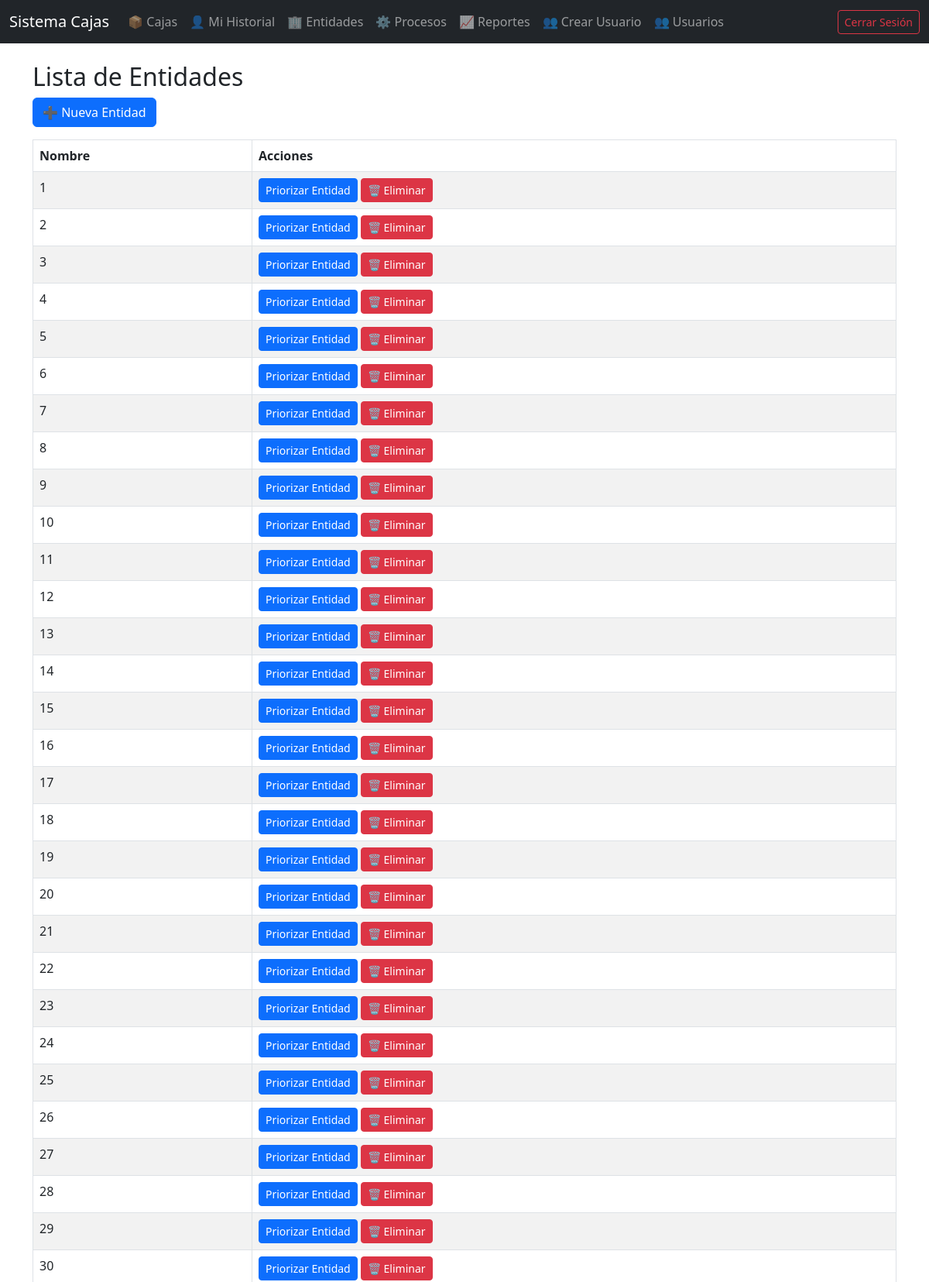
Page /entidades/entidades/ (signed in, upper part) on the committed database.
### entidades/models.py (models this page shows, shortened)
class Entidad(models.Model):
    nombre = models.CharField(max_length=100)
    proceso = models.ForeignKey(Proceso, on_delete=models.CASCADE)
    activa = models.BooleanField(default=False)

### entidades/views.py (the view)
# urls.py: path('entidades/', views.lista_entidades, name='lista_entidades'),
@login_required
def lista_entidades(request):
    entidades = Entidad.objects.all()
    return render(request, 'entidades/lista_entidades.html', {'entidades': entidades})

### templates/entidades/lista_entidades.html (shortened to what this page needs)
{% extends 'base.html' %}
{% block content %}
<h2>Lista de Entidades</h2>
<a href="{% url 'crear_entidad' %}" class="btn btn-primary mb-3">➕ Nueva Entidad</a>
<table class="table table-bordered table-striped">
  <thead>
    <tr>
      <th>Nombre</th>
      <th>Acciones</th>
    </tr>
  </thead>
  <tbody>
    {% for entidad in entidades %}
    <tr>
      <td>{{ entidad.nombre }}</td>
      <td>
        {% if request.user.is_staff and entidad.proceso.estado == 'en_curso' %}
        {% if request.user.is_staff %}
        <a class="btn btn-primary btn-sm" href="{% url 'priorizar_entidad' entidad.id %}">Priorizar Entidad</a>
        {% endif %}
        <a class="btn btn-danger btn-sm" href="{% url 'eliminar_entidad' entidad.id %}">🗑️ Eliminar</a>
        {% endif %}
      </td>
    </tr>
    {% endfor %}
  </tbody>
</table>
{% endblock %}

### rows in the picture
Entidad: nombre "1", shows "Priorizar Entidad", shows "🗑️ Eliminar"
Entidad: nombre "2", shows "Priorizar Entidad", shows "🗑️ Eliminar"
Entidad: nombre "3", shows "Priorizar Entidad", shows "🗑️ Eliminar"
Entidad: nombre "4", shows "Priorizar Entidad", shows "🗑️ Eliminar"
Entidad: nombre "5", shows "Priorizar Entidad", shows "🗑️ Eliminar"
Entidad: nombre "6", shows "Priorizar Entidad", shows "🗑️ Eliminar"
Entidad: nombre "7", shows "Priorizar Entidad", shows "🗑️ Eliminar"
Entidad: nombre "8", shows "Priorizar Entidad", shows "🗑️ Eliminar"
Entidad: nombre "9", shows "Priorizar Entidad", shows "🗑️ Eliminar"
Entidad: nombre "10", shows "Priorizar Entidad", shows "🗑️ Eliminar"
Entidad: nombre "11", shows "Priorizar Entidad", shows "🗑️ Eliminar"
Entidad: nombre "12", shows "Priorizar Entidad", shows "🗑️ Eliminar"
Entidad: nombre "13", shows "Priorizar Entidad", shows "🗑️ Eliminar"
Entidad: nombre "14", shows "Priorizar Entidad", shows "🗑️ Eliminar"
Entidad: nombre "15", shows "Priorizar Entidad", shows "🗑️ Eliminar"
Entidad: nombre "16", shows "Priorizar Entidad", shows "🗑️ Eliminar"
Entidad: nombre "17", shows "Priorizar Entidad", shows "🗑️ Eliminar"
Entidad: nombre "18", shows "Priorizar Entidad", shows "🗑️ Eliminar"
Entidad: nombre "19", shows "Priorizar Entidad", shows "🗑️ Eliminar"
Entidad: nombre "20", shows "Priorizar Entidad", shows "🗑️ Eliminar"
Entidad: nombre "21", shows "Priorizar Entidad", shows "🗑️ Eliminar"
Entidad: nombre "22", shows "Priorizar Entidad", shows "🗑️ Eliminar"
Entidad: nombre "23", shows "Priorizar Entidad", shows "🗑️ Eliminar"
Entidad: nombre "24", shows "Priorizar Entidad", shows "🗑️ Eliminar"
Entidad: nombre "25", shows "Priorizar Entidad", shows "🗑️ Eliminar"
Entidad: nombre "26", shows "Priorizar Entidad", shows "🗑️ Eliminar"
Entidad: nombre "27", shows "Priorizar Entidad", shows "🗑️ Eliminar"
Entidad: nombre "28", shows "Priorizar Entidad", shows "🗑️ Eliminar"
Entidad: nombre "29", shows "Priorizar Entidad", shows "🗑️ Eliminar"
Entidad: nombre "30", shows "Priorizar Entidad", shows "🗑️ Eliminar"
